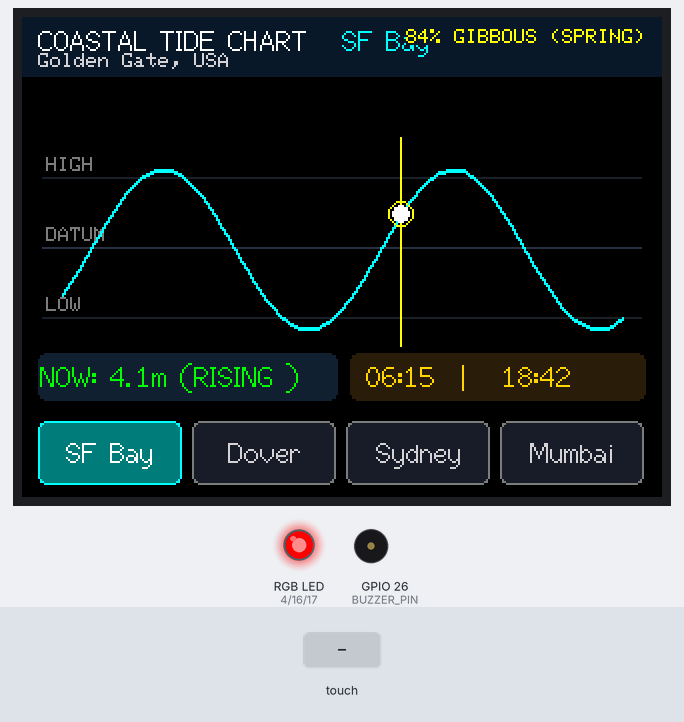
A sketch run on a simulated ESP32. Shown: 320×240 colour display, an RGB LED mixed from three pins (HIGH = lit), buzzer (waves = sounding). The test bench sets the inputs (shaded band). Pins used as bus, display or sensor lines are not drawn; what the sketch prints to the serial monitor is not drawn.

Above: at 1.5 s.
1.6 s: touch panel pressed at 62 % / 90 % of its raw x / y range
At 2.3 s:
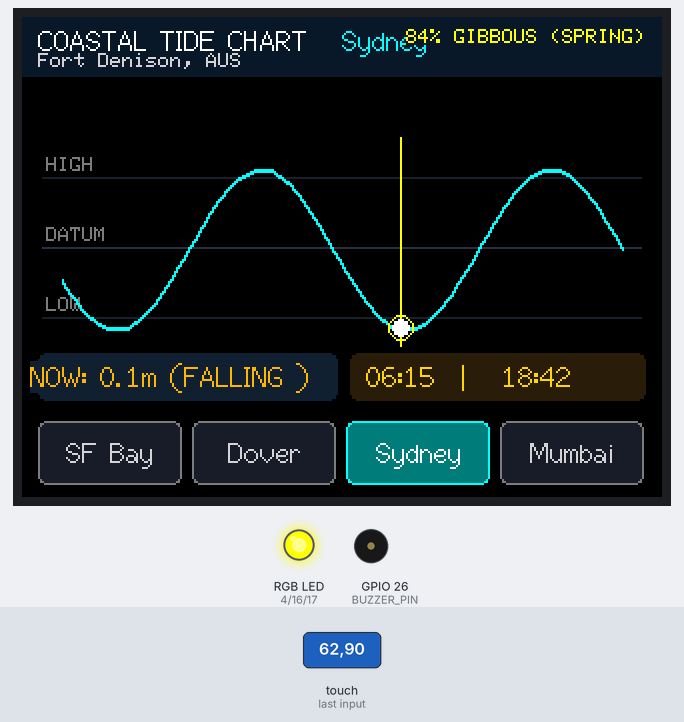
3.2 s: touch panel pressed at 38 % / 90 % of its raw x / y range
At 4.5 s:
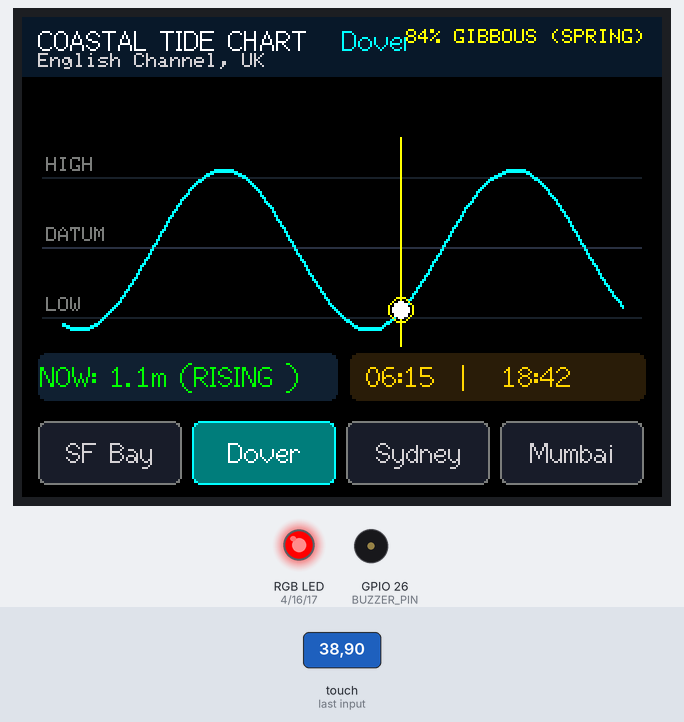
4.8 s: touch panel pressed at 87 % / 90 % of its raw x / y range
At 5.8 s:
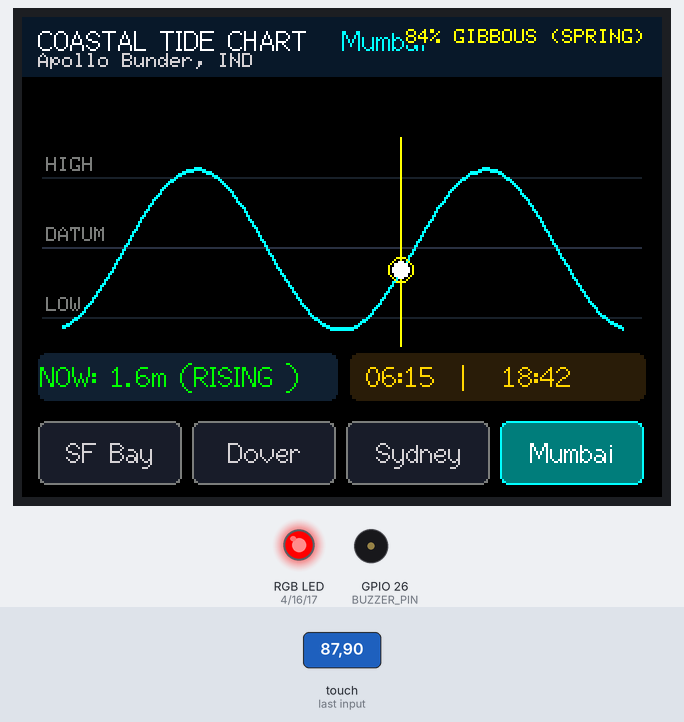
Timing chart, 0 to 21.6 s (numbered marks = the images above; inputs shaded):
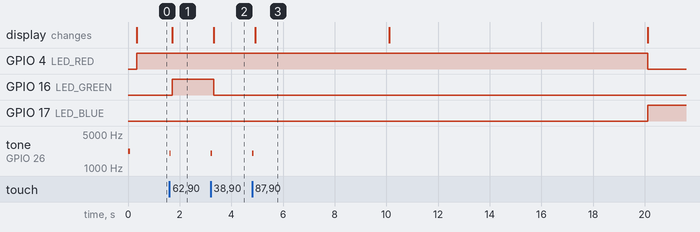

Measured:
- after the input at 1.6 s, GPIO 16 (LED_GREEN): LOW → HIGH after 0.12 s; tone on GPIO 26 (BUZZER_PIN): silent → 2000 Hz at once, → silent 0.05 s later; the display: changes after 0.12 s (image 1)
- after the input at 3.2 s, GPIO 16 (LED_GREEN): HIGH → LOW after 0.12 s; tone on GPIO 26 (BUZZER_PIN): silent → 2000 Hz at once, → silent 0.05 s later; the display: changes after 0.12 s (image 2)
- after the input at 4.8 s, GPIO 4 (LED_RED): HIGH → LOW after 15.3 s; GPIO 17 (LED_BLUE): LOW → HIGH after 15.3 s; tone on GPIO 26 (BUZZER_PIN): silent → 2000 Hz at once, → silent 0.05 s later; the display: changes after 0.12 s (image 3)

The sketch:

16-coastal-tide-chart.ino
```cpp
/**
 * 🌊 Project 16: Live Coastal Tide Chart & Lunar Tracker
 *
 * Hardware: Elecrow CrowPanel 2.8" (ESP32-2432S028R)
 * Channel Branding: IamNotIntoTech (https://youtube.com/@IamNotIntoTech)
 * Author: Tushar Aggarwal (tushar2704)
 *
 * Features:
 * - Continuous harmonic tidal wave curve plotted across a 24-hour diurnal timeline.
 * - Real-time High / Low tide crest and trough predictions with height in meters and feet.
 * - Lunar phase engine calculating moon illumination percentage and spring/neap cycle.
 * - Golden hour, sunrise, and sunset temporal markers.
 * - Interactive multi-harbor station switcher.
 * - Active-low RGB LED reflecting rising, falling, and slack water states.
 * - Hardware-calibrated non-inverted touch navigation.
 */

#include <Arduino.h>
#include <SPI.h>
#include <TFT_eSPI.h>
#include <XPT2046_Touchscreen.h>
#include <math.h>

// Hardware Pin Definitions for Elecrow 2.8" CYD
#define TFT_BL_PIN    21
#define TOUCH_MOSI    32
#define TOUCH_MISO    39
#define TOUCH_CLK     25
#define TOUCH_CS      33
#define TOUCH_IRQ     36

#define LED_RED       4
#define LED_GREEN     16
#define LED_BLUE      17
#define BUZZER_PIN    26

TFT_eSPI tft = TFT_eSPI();
SPIClass touchSPI = SPIClass(VSPI);
XPT2046_Touchscreen ts(TOUCH_CS);

struct TideStation {
  const char* name;
  const char* region;
  float meanSeaLevel;
  float tidalRange;
  float phaseOffsetHours;
  const char* highTide1;
  const char* lowTide1;
  const char* highTide2;
  const char* lowTide2;
};

const int TOTAL_STATIONS = 4;
TideStation stations[TOTAL_STATIONS] = {
  { "SF Bay", "Golden Gate, USA", 3.0, 5.2, 1.2, "05:42 (5.6ft)", "11:50 (0.8ft)", "18:14 (5.1ft)", "23:55 (1.2ft)" },
  { "Dover", "English Channel, UK", 3.5, 6.4, 3.8, "07:15 (6.2m)",  "13:30 (0.9m)",  "19:40 (6.0m)",  "01:50 (1.1m)" },
  { "Sydney", "Fort Denison, AUS", 1.0, 1.8, 5.4, "04:30 (1.7m)",  "10:45 (0.3m)",  "17:05 (1.8m)",  "23:15 (0.4m)" },
  { "Mumbai", "Apollo Bunder, IND", 2.2, 4.5, 2.6, "06:20 (4.4m)",  "12:35 (0.7m)",  "18:50 (4.1m)",  "00:40 (1.0m)" }
};

int currentStation = 0;
float currentSimHour = 14.5; // 14:30
float currentWaterLevel = 3.8;
bool isRising = true;
unsigned long lastTouchTime = 0;

void setLED(bool r, bool g, bool b) {
  digitalWrite(LED_RED, r ? LOW : HIGH);
  digitalWrite(LED_GREEN, g ? LOW : HIGH);
  digitalWrite(LED_BLUE, b ? LOW : HIGH);
}

void beep(int freq = 2000, int ms = 40) {
  tone(BUZZER_PIN, freq, ms);
}

void updateTideLED() {
  if (fabs(currentWaterLevel - stations[currentStation].meanSeaLevel) < 0.2) {
    setLED(true, true, false);  // Yellow: Slack water / Mid-tide transition
  } else if (isRising) {
    setLED(false, true, true);  // Cyan: Rising Tide
  } else {
    setLED(false, false, true); // Blue: Falling Tide / Ebb
  }
}

// Compute harmonic tide height for given hour (0 to 24)
float getTideHeight(float hour, const TideStation& st) {
  float period = 12.42; // Semi-diurnal tidal period (hours)
  float angle = (hour - st.phaseOffsetHours) * (2.0 * M_PI / period);
  return st.meanSeaLevel + (st.tidalRange / 2.0) * sin(angle);
}

void drawTideChart() {
  const TideStation& st = stations[currentStation];

  // Header Bar
  tft.fillRect(0, 0, 320, 30, tft.color565(10, 25, 45));
  tft.setTextColor(TFT_WHITE, tft.color565(10, 25, 45));
  tft.setTextSize(1);
  tft.drawString("COASTAL TIDE CHART", 8, 4, 2);
  tft.setTextColor(TFT_CYAN, tft.color565(10, 25, 45));
  tft.drawString(st.name, 160, 4, 2);

  // Moon Phase badge in header
  tft.setTextColor(TFT_YELLOW, tft.color565(10, 25, 45));
  tft.drawRightString("84% GIBBOUS (SPRING)", 312, 6, 1);
  tft.setTextColor(TFT_LIGHTGREY, tft.color565(10, 25, 45));
  tft.drawString(st.region, 8, 18, 1);

  // Tide Wave Plot Area
  tft.fillRect(0, 31, 320, 165, TFT_BLACK);

  // Plot grid lines
  tft.drawFastHLine(10, 80, 300, tft.color565(30, 35, 45));
  tft.drawFastHLine(10, 115, 300, tft.color565(40, 50, 70)); // Mean sea level datum
  tft.drawFastHLine(10, 150, 300, tft.color565(30, 35, 45));

  tft.setTextColor(TFT_DARKGREY, TFT_BLACK);
  tft.drawString("HIGH", 12, 70, 1);
  tft.drawString("DATUM", 12, 105, 1);
  tft.drawString("LOW", 12, 140, 1);

  // Draw harmonic sine-wave tidal curve
  int prevX = 20;
  int prevY = 115;
  int plotW = 280;

  for (int x = 0; x <= plotW; x += 2) {
    float simH = (float)x / plotW * 24.0;
    float h = getTideHeight(simH, st);
    // Map height to Y coordinates (70 high, 160 low)
    int y = map((int)(h * 100), (int)((st.meanSeaLevel - st.tidalRange/2) * 100), (int)((st.meanSeaLevel + st.tidalRange/2) * 100), 155, 75);
    y = constrain(y, 65, 165);

    if (x > 0) {
      tft.drawLine(prevX, prevY, 20 + x, y, TFT_CYAN);
      tft.drawLine(prevX, prevY + 1, 20 + x, y + 1, TFT_CYAN); // Double thickness line
    }
    prevX = 20 + x;
    prevY = y;
  }

  // Draw current time marker cursor
  int curCursorX = 20 + (int)((currentSimHour / 24.0) * plotW);
  currentWaterLevel = getTideHeight(currentSimHour, st);
  float nextWaterLevel = getTideHeight(currentSimHour + 0.1, st);
  isRising = (nextWaterLevel >= currentWaterLevel);

  int curY = map((int)(currentWaterLevel * 100), (int)((st.meanSeaLevel - st.tidalRange/2) * 100), (int)((st.meanSeaLevel + st.tidalRange/2) * 100), 155, 75);
  curY = constrain(curY, 65, 165);

  tft.drawFastVLine(curCursorX, 60, 105, TFT_YELLOW);
  tft.fillCircle(curCursorX, curY, 4, TFT_WHITE);
  tft.drawCircle(curCursorX, curY, 6, TFT_YELLOW);

  // Current Water Level Callout
  char levBuf[32];
  snprintf(levBuf, sizeof(levBuf), "NOW: %.1fm (%s)", currentWaterLevel, isRising ? "RISING ▲" : "FALLING ▼");
  tft.fillRoundRect(8, 168, 150, 24, 4, tft.color565(20, 35, 55));
  tft.setTextColor(isRising ? TFT_GREEN : TFT_ORANGE, tft.color565(20, 35, 55));
  tft.setTextSize(1);
  tft.drawCentreString(levBuf, 83, 172, 2);

  // Golden Hour / Solar status
  tft.fillRoundRect(164, 168, 148, 24, 4, tft.color565(40, 30, 15));
  tft.setTextColor(TFT_GOLD, tft.color565(40, 30, 15));
  tft.drawCentreString("☼ 06:15  |  ☽ 18:42", 238, 172, 2);

  // Bottom Harbor Selector Tabs
  for (int i = 0; i < TOTAL_STATIONS; i++) {
    int btnX = 8 + i * 77;
    int btnW = 72;
    uint16_t bg = (i == currentStation) ? TFT_DARKCYAN : tft.color565(25, 30, 40);
    uint16_t fg = (i == currentStation) ? TFT_WHITE : TFT_LIGHTGREY;

    tft.fillRoundRect(btnX, 202, btnW, 32, 4, bg);
    tft.drawRoundRect(btnX, 202, btnW, 32, 4, (i == currentStation) ? TFT_CYAN : TFT_DARKGREY);
    tft.setTextColor(fg, bg);
    tft.setTextSize(1);
    tft.drawCentreString(stations[i].name, btnX + btnW / 2, 210, 2);
  }

  updateTideLED();
}

void checkTouch() {
  if (ts.touched()) {
    TS_Point p = ts.getPoint();
    if (p.z > 50 || ts.touched()) {
      if (millis() - lastTouchTime > 180) {
        lastTouchTime = millis();
        // Calibrated non-inverted coordinate mapping for 2.8" CYD
        int screenX = map(p.x, 240, 3800, 0, 320);
        int screenY = map(p.y, 240, 3800, 0, 240);
        screenX = constrain(screenX, 0, 319);
        screenY = constrain(screenY, 0, 239);

        if (screenY >= 195) {
          int tappedIdx = (screenX - 8) / 77;
          if (tappedIdx >= 0 && tappedIdx < TOTAL_STATIONS && tappedIdx != currentStation) {
            currentStation = tappedIdx;
            beep(2000, 50);
            drawTideChart();
          }
        }
      }
    }
  }
}

unsigned long lastTideAdvance = 0;

void setup() {
  Serial.begin(115200);
  Serial.println("Coastal Tide Chart Initializing for @IamNotIntoTech...");

  pinMode(TFT_BL_PIN, OUTPUT);
  digitalWrite(TFT_BL_PIN, HIGH);

  pinMode(LED_RED, OUTPUT);
  pinMode(LED_GREEN, OUTPUT);
  pinMode(LED_BLUE, OUTPUT);
  pinMode(BUZZER_PIN, OUTPUT);

  beep(2200, 80);

  tft.init();
  tft.setRotation(1);
  tft.fillScreen(TFT_BLACK);

  // Initialize VSPI Touch Controller
  touchSPI.begin(TOUCH_CLK, TOUCH_MISO, TOUCH_MOSI, TOUCH_CS);
  ts.begin(touchSPI);
  ts.setRotation(1);

  drawTideChart();
}

void loop() {
  checkTouch();

  // Advance simulation hour every 10 seconds for dynamic demonstration
  if (millis() - lastTideAdvance >= 10000) {
    lastTideAdvance = millis();
    currentSimHour += 0.25; // advance 15 simulated minutes
    if (currentSimHour >= 24.0) currentSimHour = 0.0;
    drawTideChart();
  }

  delay(15);
}
```
